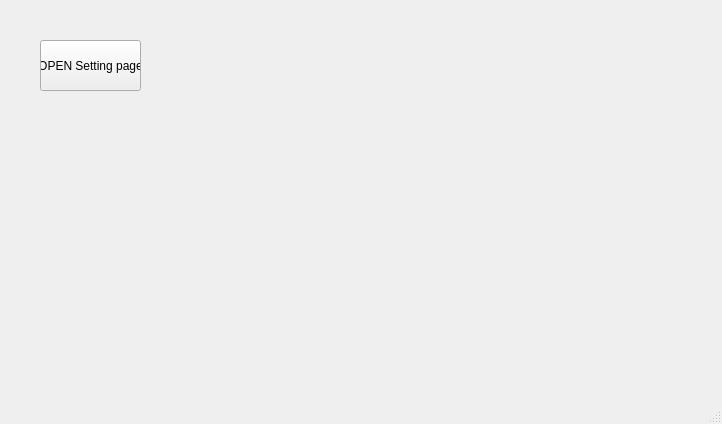
<?xml version="1.0" encoding="UTF-8"?>
<ui version="4.0">
 <class>MainWindow</class>
 <widget class="QMainWindow" name="MainWindow">
  <property name="geometry">
   <rect>
    <x>0</x>
    <y>0</y>
    <width>722</width>
    <height>424</height>
   </rect>
  </property>
  <property name="windowTitle">
   <string>MainWindow</string>
  </property>
  <widget class="QWidget" name="centralWidget">
   <widget class="QPushButton" name="pushButton">
    <property name="geometry">
     <rect>
      <x>40</x>
      <y>40</y>
      <width>101</width>
      <height>51</height>
     </rect>
    </property>
    <property name="text">
     <string>OPEN Setting page</string>
    </property>
   </widget>
  </widget>
  <widget class="QMenuBar" name="menuBar">
   <property name="geometry">
    <rect>
     <x>0</x>
     <y>0</y>
     <width>722</width>
     <height>22</height>
    </rect>
   </property>
  </widget>
  <widget class="QStatusBar" name="statusBar"/>
 </widget>
 <layoutdefault spacing="6" margin="11"/>
 <resources/>
 <connections/>
</ui>
